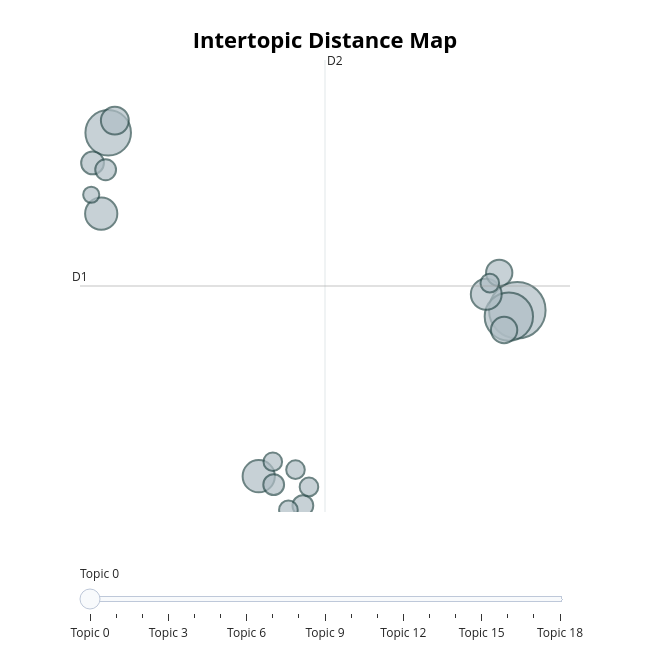

Notebook code cell kept with this figure:
### Code cell
# run this cell to visualize the topics
topics_fig = topic_model.visualize_topics()
topics_fig.write_html(str(output_dir / "bertopic_topics.html"))
topic_model.visualize_topics()

### Figure 1 — Plotly figure (JSON) as saved in the notebook; plotly's stock layout.template omitted (floating-point values rounded to 4 significant figures)
{"data": [{"customdata": [[0, "america | americans | people | new | american", 37], [1, "world | new | people | years | america", 27], [2, "states | government | united | congress | public", 24], [3, "states | united | war | british | country", 12], [4, "government | states | united | law | year", 12], [5, "world | nations | soviet | peace | economic", 11], [6, "government | work | congress | public | great", 9], [7, "world | government | states | free | united", 8], [8, "national | government | federal | public | congress", 8], [9, "government | states | public | united | subject", 6], [10, "states | government | united | great | public", 5], [11, "states | government | constitution | congress | united", 5], [12, "bank | public | states | government | country", 5], [13, "government | states | united | congress | year", 4], [14, "world | economic | program | federal | nations", 4], [15, "states | government | united | constitution | congress", 4], [16, "united | treaty | states | spain | year", 4], [17, "information | provision | public | united | proper", 4], [18, "states | congress | people | year | country", 3]], "hovertemplate": "<b>Topic %{customdata[0]}</b><br>%{customdata[1]}<br>Size: %{customdata[2]}", "legendgroup": "", "marker": {"color": "#B0BEC5", "line": {"color": "DarkSlateGrey", "width": 2}, "size": [37, 27, 24, 12, 12, 11, 9, 8, 8, 6, 5, 5, 5, 4, 4, 4, 4, 4, 3], "sizemode": "area", "sizeref": 0.02312, "symbol": "circle"}, "mode": "markers", "name": "", "orientation": "v", "showlegend": false, "type": "scatter", "x": [9.977, 9.736, -1.641, -1.84, 2.634, 9.095, -1.452, 9.603, 9.463, -2.086, 3.059, 3.887, -1.714, 4.06, 9.196, 3.476, 3.033, 3.678, -2.124], "xaxis": "x", "y": [4.338, 4.21, 7.928, 6.292, 0.9808, 4.66, 8.173, 3.938, 5.094, 7.318, 0.8105, 0.386, 7.179, 0.7648, 4.886, 0.3027, 1.275, 1.113, 6.674], "yaxis": "y"}], "layout": {"annotations": [{"showarrow": false, "text": "D1", "x": -2.442, "y": 4.828, "yshift": 10}, {"showarrow": false, "text": "D2", "x": 4.516, "xshift": 10, "y": 9.399}], "height": 650, "hoverlabel": {"bgcolor": "white", "font": {"family": "Rockwell", "size": 16}}, "legend": {"itemsizing": "constant", "tracegroupgap": 0}, "margin": {"t": 60}, "shapes": [{"line": {"color": "#CFD8DC", "width": 2}, "type": "line", "x0": 4.516, "x1": 4.516, "y0": 0.2573, "y1": 9.399}, {"line": {"color": "#9E9E9E", "width": 2}, "type": "line", "x0": -2.442, "x1": 11.47, "y0": 4.828, "y1": 4.828}], "sliders": [{"active": 0, "pad": {"t": 50}, "steps": [{"args": [{"marker.color": [["red", "#B0BEC5", "#B0BEC5", "#B0BEC5", "#B0BEC5", "#B0BEC5", "#B0BEC5", "#B0BEC5", "#B0BEC5", "#B0BEC5", "#B0BEC5", "#B0BEC5", "#B0BEC5", "#B0BEC5", "#B0BEC5", "#B0BEC5", "#B0BEC5", "#B0BEC5", "#B0BEC5"]]}], "label": "Topic 0", "method": "update"}, {"args": [{"marker.color": [["#B0BEC5", "red", "#B0BEC5", "#B0BEC5", "#B0BEC5", "#B0BEC5", "#B0BEC5", "#B0BEC5", "#B0BEC5", "#B0BEC5", "#B0BEC5", "#B0BEC5", "#B0BEC5", "#B0BEC5", "#B0BEC5", "#B0BEC5", "#B0BEC5", "#B0BEC5", "#B0BEC5"]]}], "label": "Topic 1", "method": "update"}, {"args": [{"marker.color": [["#B0BEC5", "#B0BEC5", "red", "#B0BEC5", "#B0BEC5", "#B0BEC5", "#B0BEC5", "#B0BEC5", "#B0BEC5", "#B0BEC5", "#B0BEC5", "#B0BEC5", "#B0BEC5", "#B0BEC5", "#B0BEC5", "#B0BEC5", "#B0BEC5", "#B0BEC5", "#B0BEC5"]]}], "label": "Topic 2", "method": "update"}, {"args": [{"marker.color": [["#B0BEC5", "#B0BEC5", "#B0BEC5", "red", "#B0BEC5", "#B0BEC5", "#B0BEC5", "#B0BEC5", "#B0BEC5", "#B0BEC5", "#B0BEC5", "#B0BEC5", "#B0BEC5", "#B0BEC5", "#B0BEC5", "#B0BEC5", "#B0BEC5", "#B0BEC5", "#B0BEC5"]]}], "label": "Topic 3", "method": "update"}, {"args": [{"marker.color": [["#B0BEC5", "#B0BEC5", "#B0BEC5", "#B0BEC5", "red", "#B0BEC5", "#B0BEC5", "#B0BEC5", "#B0BEC5", "#B0BEC5", "#B0BEC5", "#B0BEC5", "#B0BEC5", "#B0BEC5", "#B0BEC5", "#B0BEC5", "#B0BEC5", "#B0BEC5", "#B0BEC5"]]}], "label": "Topic 4", "method": "update"}, {"args": [{"marker.color": [["#B0BEC5", "#B0BEC5", "#B0BEC5", "#B0BEC5", "#B0BEC5", "red", "#B0BEC5", "#B0BEC5", "#B0BEC5", "#B0BEC5", "#B0BEC5", "#B0BEC5", "#B0BEC5", "#B0BEC5", "#B0BEC5", "#B0BEC5", "#B0BEC5", "#B0BEC5", "#B0BEC5"]]}], "label": "Topic 5", "method": "update"}, {"args": [{"marker.color": [["#B0BEC5", "#B0BEC5", "#B0BEC5", "#B0BEC5", "#B0BEC5", "#B0BEC5", "red", "#B0BEC5", "#B0BEC5", "#B0BEC5", "#B0BEC5", "#B0BEC5", "#B0BEC5", "#B0BEC5", "#B0BEC5", "#B0BEC5", "#B0BEC5", "#B0BEC5", "#B0BEC5"]]}], "label": "Topic 6", "method": "update"}, {"args": [{"marker.color": [["#B0BEC5", "#B0BEC5", "#B0BEC5", "#B0BEC5", "#B0BEC5", "#B0BEC5", "#B0BEC5", "red", "#B0BEC5", "#B0BEC5", "#B0BEC5", "#B0BEC5", "#B0BEC5", "#B0BEC5", "#B0BEC5", "#B0BEC5", "#B0BEC5", "#B0BEC5", "#B0BEC5"]]}], "label": "Topic 7", "method": "update"}, {"args": [{"marker.color": [["#B0BEC5", "#B0BEC5", "#B0BEC5", "#B0BEC5", "#B0BEC5", "#B0BEC5", "#B0BEC5", "#B0BEC5", "red", "#B0BEC5", "#B0BEC5", "#B0BEC5", "#B0BEC5", "#B0BEC5", "#B0BEC5", "#B0BEC5", "#B0BEC5", "#B0BEC5", "#B0BEC5"]]}], "label": "Topic 8", "method": "update"}, {"args": [{"marker.color": [["#B0BEC5", "#B0BEC5", "#B0BEC5", "#B0BEC5", "#B0BEC5", "#B0BEC5", "#B0BEC5", "#B0BEC5", "#B0BEC5", "red", "#B0BEC5", "#B0BEC5", "#B0BEC5", "#B0BEC5", "#B0BEC5", "#B0BEC5", "#B0BEC5", "#B0BEC5", "#B0BEC5"]]}], "label": "Topic 9", "method": "update"}, {"args": [{"marker.color": [["#B0BEC5", "#B0BEC5", "#B0BEC5", "#B0BEC5", "#B0BEC5", "#B0BEC5", "#B0BEC5", "#B0BEC5", "#B0BEC5", "#B0BEC5", "red", "#B0BEC5", "#B0BEC5", "#B0BEC5", "#B0BEC5", "#B0BEC5", "#B0BEC5", "#B0BEC5", "#B0BEC5"]]}], "label": "Topic 10", "method": "update"}, {"args": [{"marker.color": [["#B0BEC5", "#B0BEC5", "#B0BEC5", "#B0BEC5", "#B0BEC5", "#B0BEC5", "#B0BEC5", "#B0BEC5", "#B0BEC5", "#B0BEC5", "#B0BEC5", "red", "#B0BEC5", "#B0BEC5", "#B0BEC5", "#B0BEC5", "#B0BEC5", "#B0BEC5", "#B0BEC5"]]}], "label": "Topic 11", "method": "update"}, {"args": [{"marker.color": [["#B0BEC5", "#B0BEC5", "#B0BEC5", "#B0BEC5", "#B0BEC5", "#B0BEC5", "#B0BEC5", "#B0BEC5", "#B0BEC5", "#B0BEC5", "#B0BEC5", "#B0BEC5", "red", "#B0BEC5", "#B0BEC5", "#B0BEC5", "#B0BEC5", "#B0BEC5", "#B0BEC5"]]}], "label": "Topic 12", "method": "update"}, {"args": [{"marker.color": [["#B0BEC5", "#B0BEC5", "#B0BEC5", "#B0BEC5", "#B0BEC5", "#B0BEC5", "#B0BEC5", "#B0BEC5", "#B0BEC5", "#B0BEC5", "#B0BEC5", "#B0BEC5", "#B0BEC5", "red", "#B0BEC5", "#B0BEC5", "#B0BEC5", "#B0BEC5", "#B0BEC5"]]}], "label": "Topic 13", "method": "update"}, {"args": [{"marker.color": [["#B0BEC5", "#B0BEC5", "#B0BEC5", "#B0BEC5", "#B0BEC5", "#B0BEC5", "#B0BEC5", "#B0BEC5", "#B0BEC5", "#B0BEC5", "#B0BEC5", "#B0BEC5", "#B0BEC5", "#B0BEC5", "red", "#B0BEC5", "#B0BEC5", "#B0BEC5", "#B0BEC5"]]}], "label": "Topic 14", "method": "update"}, {"args": [{"marker.color": [["#B0BEC5", "#B0BEC5", "#B0BEC5", "#B0BEC5", "#B0BEC5", "#B0BEC5", "#B0BEC5", "#B0BEC5", "#B0BEC5", "#B0BEC5", "#B0BEC5", "#B0BEC5", "#B0BEC5", "#B0BEC5", "#B0BEC5", "red", "#B0BEC5", "#B0BEC5", "#B0BEC5"]]}], "label": "Topic 15", "method": "update"}, {"args": [{"marker.color": [["#B0BEC5", "#B0BEC5", "#B0BEC5", "#B0BEC5", "#B0BEC5", "#B0BEC5", "#B0BEC5", "#B0BEC5", "#B0BEC5", "#B0BEC5", "#B0BEC5", "#B0BEC5", "#B0BEC5", "#B0BEC5", "#B0BEC5", "#B0BEC5", "red", "#B0BEC5", "#B0BEC5"]]}], "label": "Topic 16", "method": "update"}, {"args": [{"marker.color": [["#B0BEC5", "#B0BEC5", "#B0BEC5", "#B0BEC5", "#B0BEC5", "#B0BEC5", "#B0BEC5", "#B0BEC5", "#B0BEC5", "#B0BEC5", "#B0BEC5", "#B0BEC5", "#B0BEC5", "#B0BEC5", "#B0BEC5", "#B0BEC5", "#B0BEC5", "red", "#B0BEC5"]]}], "label": "Topic 17", "method": "update"}, {"args": [{"marker.color": [["#B0BEC5", "#B0BEC5", "#B0BEC5", "#B0BEC5", "#B0BEC5", "#B0BEC5", "#B0BEC5", "#B0BEC5", "#B0BEC5", "#B0BEC5", "#B0BEC5", "#B0BEC5", "#B0BEC5", "#B0BEC5", "#B0BEC5", "#B0BEC5", "#B0BEC5", "#B0BEC5", "red"]]}], "label": "Topic 18", "method": "update"}]}], "title": {"font": {"color": "Black", "size": 22}, "text": "<b>Intertopic Distance Map</b>", "x": 0.5, "xanchor": "center", "y": 0.95, "yanchor": "top"}, "width": 650, "xaxis": {"anchor": "y", "domain": [0, 1], "range": [-2.442, 11.47], "title": {"text": ""}, "visible": false}, "yaxis": {"anchor": "x", "domain": [0, 1], "range": [0.2573, 9.399], "title": {"text": ""}, "visible": false}}}
